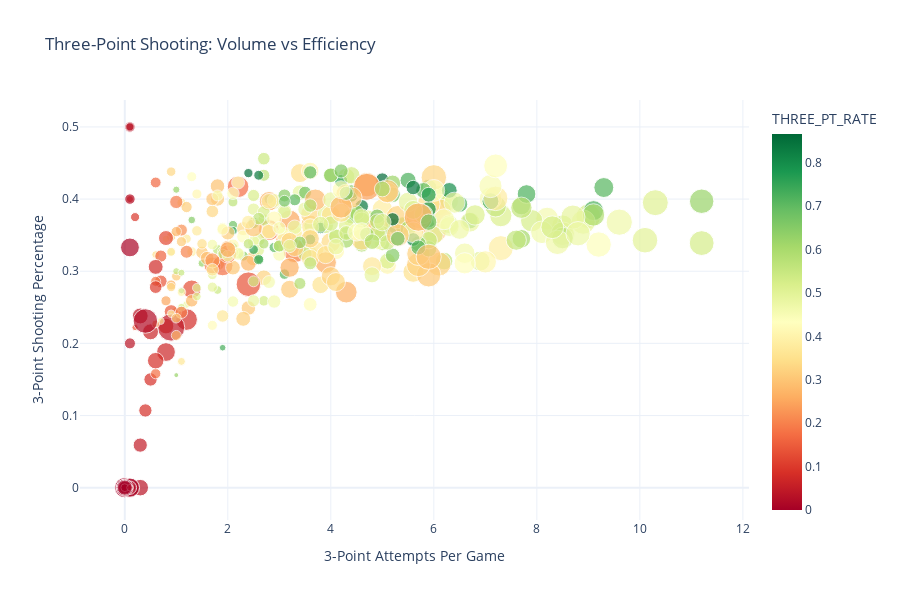

This figure's notebook cell:
### Code cell
# 3-Point Shooting Analysis
fig = px.scatter(df_work, x='FG3A', y='FG3_PCT', size='PTS',
                 hover_name='PLAYER_NAME',
                 title='Three-Point Shooting: Volume vs Efficiency',
                 labels={'FG3A': '3-Point Attempts Per Game', 
                        'FG3_PCT': '3-Point Shooting Percentage'},
                 color='THREE_PT_RATE',
                 color_continuous_scale='RdYlGn')

fig.update_layout(width=900, height=600)
fig.show()

### Figure 1 — Plotly figure (JSON) as saved in the notebook; plotly's stock layout.template omitted (floating-point values rounded to 4 significant figures; data arrays with more than 128 entries replaced by an {"elided": "..."} marker saying what was removed)
{"data": [{"hovertemplate": "<b>%{hovertext}</b><br><br>3-Point Attempts Per Game=%{x}<br>3-Point Shooting Percentage=%{y}<br>PTS=%{marker.size}<br>THREE_PT_RATE=%{marker.color}<extra></extra>", "hovertext": {"elided": "411 str values"}, "legendgroup": "", "marker": {"color": {"elided": "411 float values"}, "coloraxis": "coloraxis", "size": {"elided": "411 float values"}, "sizemode": "area", "sizeref": 0.08175, "symbol": "circle"}, "mode": "markers", "name": "", "orientation": "v", "showlegend": false, "type": "scatter", "x": {"elided": "411 float values"}, "xaxis": "x", "y": {"elided": "411 float values"}, "yaxis": "y"}], "layout": {"coloraxis": {"colorbar": {"title": {"text": "THREE_PT_RATE"}}, "colorscale": [[0, "rgb(165,0,38)"], [0.1, "rgb(215,48,39)"], [0.2, "rgb(244,109,67)"], [0.3, "rgb(253,174,97)"], [0.4, "rgb(254,224,139)"], [0.5, "rgb(255,255,191)"], [0.6, "rgb(217,239,139)"], [0.7, "rgb(166,217,106)"], [0.8, "rgb(102,189,99)"], [0.9, "rgb(26,152,80)"], [1, "rgb(0,104,55)"]]}, "height": 600, "legend": {"itemsizing": "constant", "tracegroupgap": 0}, "title": {"text": "Three-Point Shooting: Volume vs Efficiency"}, "width": 900, "xaxis": {"anchor": "y", "domain": [0, 1], "title": {"text": "3-Point Attempts Per Game"}}, "yaxis": {"anchor": "x", "domain": [0, 1], "title": {"text": "3-Point Shooting Percentage"}}}}
